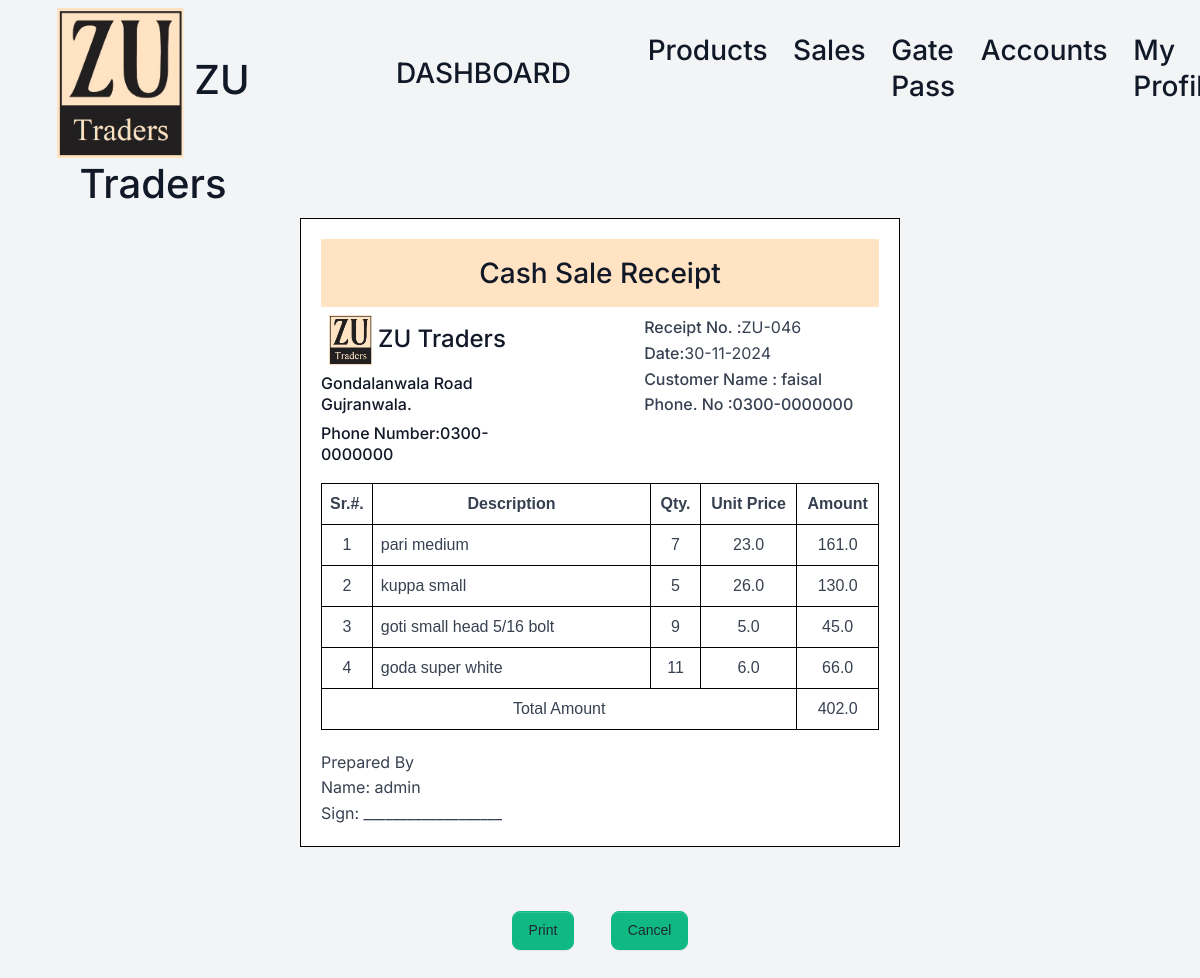
The page /print-salereceipt/46/ (signed in) on the database as committed earlier.
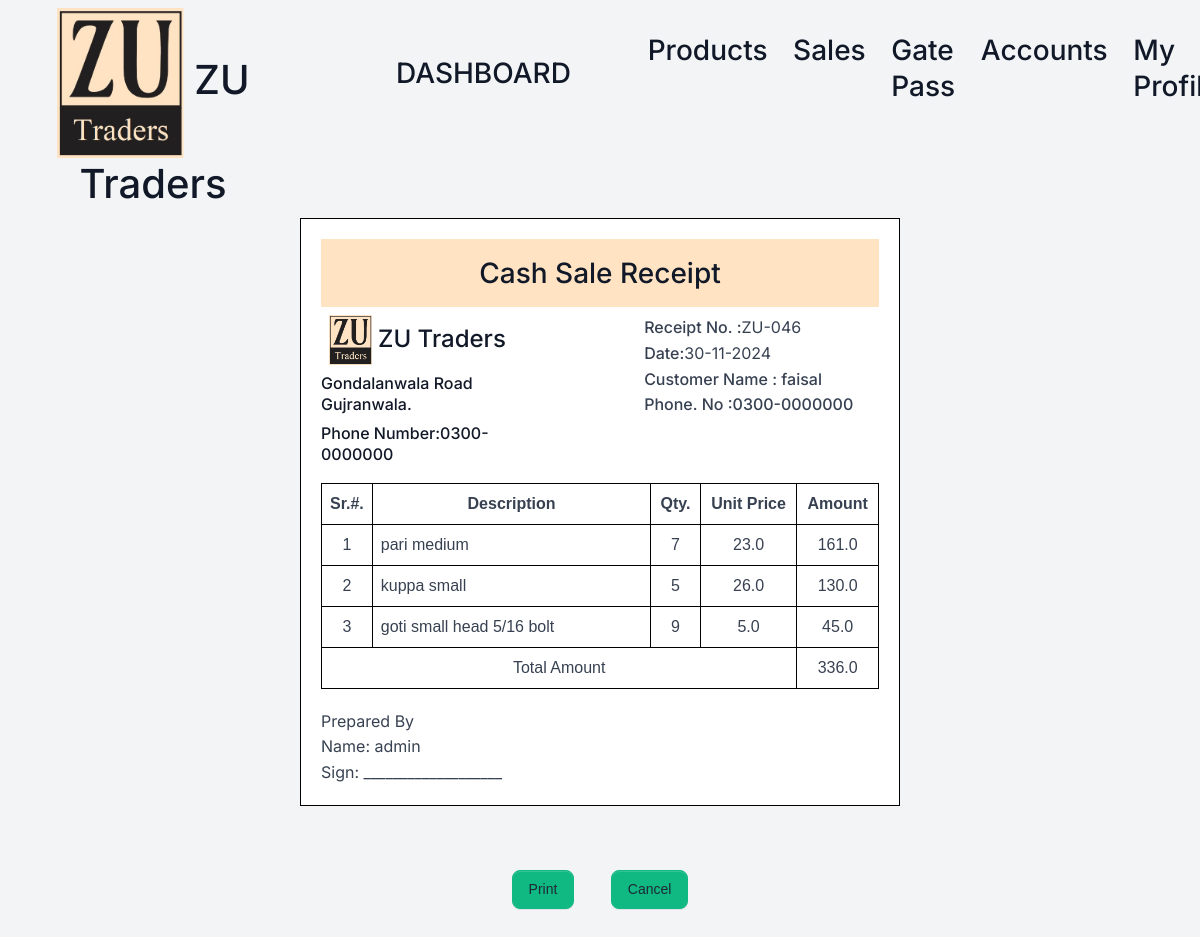
The same page on the database as committed later.
### home/models.py (models this page shows, shortened)
class Sales_Receipt_Product(models.Model):
    salereceipt = models.ForeignKey(Sales_Receipt, on_delete=models.RESTRICT)
    product = models.ForeignKey(Product, on_delete=models.RESTRICT)
    quantity = models.PositiveIntegerField()
    unit_price = models.FloatField()
    amount = models.FloatField()

class Product(models.Model):
    ACTIVE = 'Atcive'
    INACTIVE = 'Inactive'
    STATUS_TYPE_CHOICES = [
        (ACTIVE , 'Active'),
        (INACTIVE ,'Inactive'),
    ]
    category=models.ForeignKey(Category,on_delete=models.RESTRICT)
    productname=models.CharField(max_length=255,unique=True)
    product_size=models.CharField(max_length=255)
    product_quantity=models.CharField(max_length=255,null=True,blank=True )
    unit=models.CharField(max_length=255,default="Nos")
    product_status=models.BooleanField(default=True)
    is_deleted = models.BooleanField(default=False)
    pro_img=models.ImageField(upload_to="uploaded/products/",null=True)
    product_slug=AutoSlugField(populate_from="productname",unique=True,null=True,default=None)

### home/views/sales.py (the view)
# urls.py: path('print-salereceipt/<int:salereceipt_id>/', sales.print_salereceipt, name='print_salereceipt'),
@login_required
@permission_required('home.view_sales_receipt', login_url='/login/')
def print_salereceipt(request, salereceipt_id):
    salereceipt = get_object_or_404(Sales_Receipt, id=salereceipt_id)
    salereceipt_products = Sales_Receipt_Product.objects.filter(salereceipt=salereceipt)
    total_amount=salereceipt_products.aggregate(Sum('amount'))
    return render(request, 'sale/print_salereceipt.html', {
        'salereceipt': salereceipt,
        'salereceipt_products': salereceipt_products,
        'total_amount':total_amount
    })

### templates/sale/print_salereceipt.html (shortened to what this page needs)
{% extends 'base.html' %}
{% load custom_filters %}
{% load crispy_forms_tags %}
{% load static %}
{% block content %}
<div class="pcoded-content">
    <div class="pcoded-inner-content">
      <div class="main-body">
        <div class="page-wrapper">
          <div class="page-body">
<div class="table-container printableArea"  id="printableArea">
    <div class="text-center">
        <h3 class="text-center p-3" style="background-color:#ffe3c2">
            {% if salereceipt.customer_name %}
            Customer Sale Receipt
            {% else %}
            Cash Sale Receipt
            {% endif %}
        </h3>
    </div>
    <div class="header-section">
        <div>
            <h4 class="text-center">
                <img style="height:50px" src="{% static 'assets/default/img/monogram1.jpg' %}" alt="Monogram"> ZU Traders
            </h4>
            <h6 class="d-flex">Gondalanwala Road Gujranwala.</h6>
            <h6 class="d-flex">Phone Number:0300-0000000</h6>
        </div>
        <div style="margin-left:130px;width:300px">
            <p><strong>Receipt No. :</strong>ZU-0{{salereceipt.id}}</p>
            <p><strong>Date:</strong>{{ salereceipt.date_created|date:"d-m-Y" }}</p>
            <p><strong>Customer Name : {% if salereceipt.customer_name %}
           {{salereceipt.customer_name}} {% else %} {{salereceipt.customer}} {% endif %}</strong></p>
            <p><strong>Phone. No :{{salereceipt.phone_number}}</strong></p>
        </div>
    </div>
    <table>
        <thead>
            <tr>
                <th class="col-1 text-center">Sr.#.</th>
                <th class="col-6 text-center">Description</th>
                <th class="tbcol-3 text-center">Qty.</th>
                <th class="tbcol-3 text-center">Unit Price</th>
                <th class="tbcol-3 text-center">Amount</th>
            </tr>
        </thead>
        <tbody id="product-list">
            {% if salereceipt_products %}
            {% for product in salereceipt_products %}
            <tr>
                <td class="text-center">{{ forloop.counter }}</td>
                <td>{{ product.product.productname }}</td>
                <td class="text-center">{{ product.quantity }}</td>
                <td class="text-center">{{ product.unit_price }}</td>
                <td class="text-center">{{ product.amount }}</td>
            </tr>
            {% endfor %}
            {% endif %}
            <tr>
                <td class="text-center" colspan="4">Total Amount</td>
                <td class="text-center">{{total_amount.amount__sum}}</td>
            </tr>
        </tbody>
    </table>
    <div class="footer-section">
        <div>
            <p>Prepared By</p>
            <p>Name: {{request.user}}</p>
            <p>Sign: ___________________</p>
        </div>
    </div>
</div>
<div class="container mt-5 mb-5 text-center">
    <a href="#" onclick="window.print()" class="btn btn-success m-3">Print</a>
    <a href="{% url 'list_sales' %}" class="btn btn-success m-3">Cancel</a>
</div>
{% endblock content %}

Rows that differ between the two databases and show on the page:
removed Sales_Receipt_Product: product.productname "goda super white", quantity "11", unit_price "6.0", amount "66.0"
Other text that changed with them:
{{ total_amount.amount__sum }}: "402.0" → "336.0"
